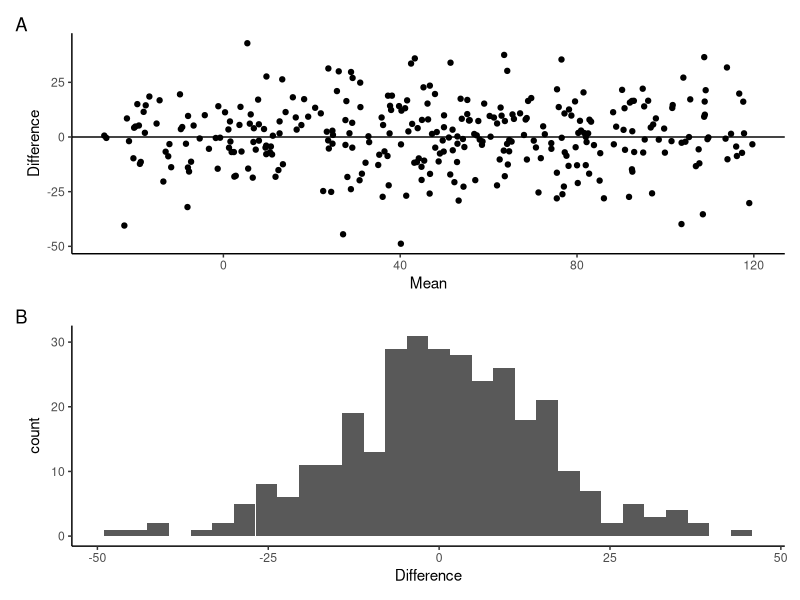
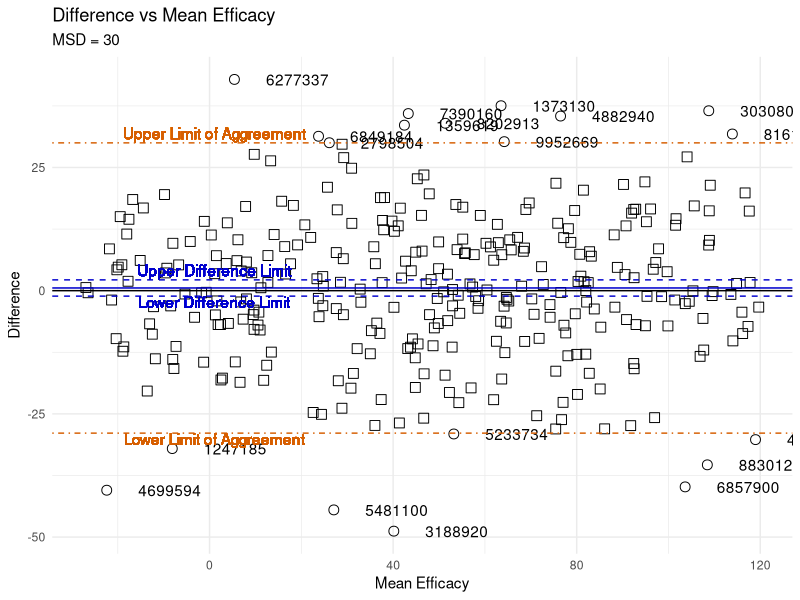
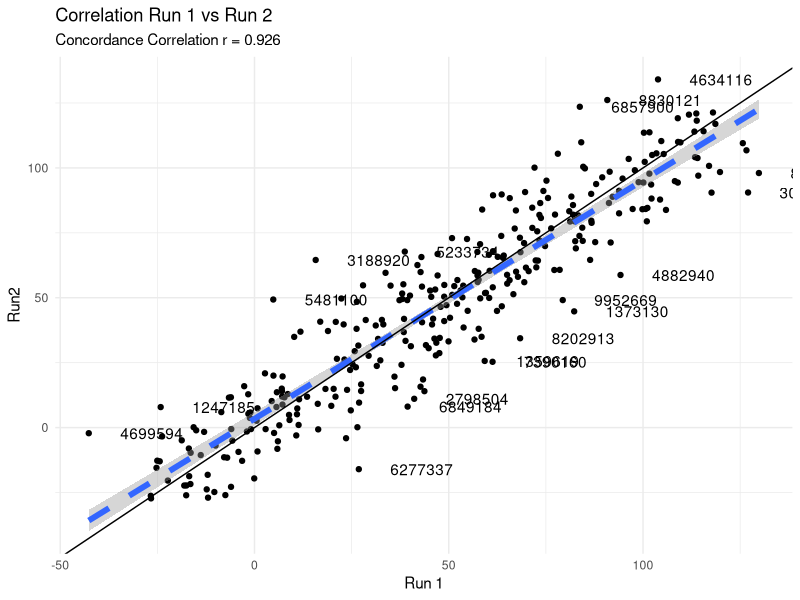

Recreate these plots in R, in order.
## ---- chunk 1

# Functionalized version of msx.R

library(tidyverse)
library(patchwork)

# Test data generation functions ---------------------------------------
set.seed(12252023) #For reproducible examples 

# Generate Potency test data for Replicate Experiment
msr_data <- function(SmplNum, TstMSR, Shift = 0) {
  
  TstSD <- log10(TstMSR) / (2 * sqrt(2))
  Sample <- sample(c(1000000 : 9999999), SmplNum)
  TrueMeas <- runif(SmplNum, -3, 3)
  ExpData <- map(TrueMeas, \(m) rnorm(2, m, TstSD))
  
  TstData <- tibble(Sample, ExpData) %>% 
    unnest_wider(col = ExpData, names_sep = '_') %>% 
    rename(Exp1 = ExpData_1, Exp2 = ExpData_2) %>% 
    mutate(Exp2 = Exp2 + Shift,
           across(-Sample, ~ 10 ^ .x))
}

# Generate Efficacy test data for Replicate Experiment
msd_data <- function(SmplNum, TstMSD, Shift = 0) {
  
  TstSD <- TstMSD /(2 * sqrt(2))
  Sample <- sample(c(1000000 : 9999999), SmplNum)
  TrueMeas <- runif(SmplNum, -20, 120)
  ExpData <- map(TrueMeas, \(m) rnorm(2, m, TstSD))
  
  TstData <- tibble(Sample, ExpData) %>% 
    unnest_wider(col = ExpData, names_sep = '_') %>% 
    rename(Exp1 = ExpData_1, Exp2 = ExpData_2) %>% 
    mutate(Exp2 = Exp2 + Shift)
}

# Generate inactive efficacy test data for Replicate Experiment
msd_inact <- function(SmplNum, TstMSD, Shift = 0) {
  
  TstSD <- TstMSD /(2 * sqrt(2))
  Sample <- sample(c(1000000 : 9999999), SmplNum)
  TrueMeas <- runif(SmplNum, -20, 20)
  ExpData <- map(TrueMeas, \(m) rnorm(2, m, TstSD))
  
  TstData <- tibble(Sample, ExpData) %>% 
    unnest_wider(col = ExpData, names_sep = '_') %>% 
    rename(Exp1 = ExpData_1, Exp2 = ExpData_2) %>% 
    mutate(Exp2 = Exp2 + Shift)
}

# Generate active efficacy test data for Replicate Experiment
msd_act <- function(SmplNum, TstMSD, Shift = 0) {
  
  TstSD <- TstMSD /(2 * sqrt(2))
  Sample <- sample(c(1000000 : 9999999), SmplNum)
  TrueMeas <- runif(SmplNum, 50, 120)
  ExpData <- map(TrueMeas, \(m) rnorm(2, m, TstSD))
  
  TstData <- tibble(Sample, ExpData) %>% 
    unnest_wider(col = ExpData, names_sep = '_') %>% 
    rename(Exp1 = ExpData_1, Exp2 = ExpData_2) %>% 
    mutate(Exp2 = Exp2 + Shift)
}

# Concordance Correlation V. Devanarayan --------------------------------
conc.corr <- function(x, y, alpha = 0.05)
{
  qval <- qnorm(1. - alpha/2.)
  N <- length(x)
  lm.xy <- lm(y ~ x)
  Intercept <- c(lm.xy$coeff[1.])
  Slope <- c(lm.xy$coeff[2.])
  A <- 2. * Slope * var(x)
  B <- var(y) + var(x)
  C <- (Intercept + (Slope - 1.) * (mean(x)))^2.
  rho <- A/(B + C)
  U <- (mean(x) - mean(y))^2./(sqrt(var(x)) * sqrt(var(y)))
  # cat("Zhat = ",Zhat,"\n")
  # cat("D=",D,"\n")
  # cat("E=",E,"\n")
  Zhat <- 0.5 * logb((1. + rho)/(1. - rho))
  D <- (4. * rho^3. * (1. - rho) * U)/(rho * (1. - rho^2.)^2.)
  E <- (2. * rho^4. * U^2.)/(rho^2. * (1. - rho^2.)^2.)
  # cat("var.Zhat=",var.Zhat,"\n")
  var.Zhat <- 1./(N - 2.) * (D - E)
  lowlim <- Zhat - qval * sqrt(var.Zhat)
  # cat(lowlim,upplim,"\n")
  # Now transform back:
  upplim <- Zhat + qval * sqrt(var.Zhat)
  lowlim <- (exp(2. * lowlim) - 1.)/(1. + exp(2. * lowlim))
  upplim <- (exp(2. * upplim) - 1.)/(1. + exp(2. * upplim))
  lowlim <- max(lowlim, -1.)
  upplim <- min(upplim, 1.)
  list(rho = rho, lowlim = lowlim, upplim = upplim)
}


# Replicate-Experiment Analysis Functions -------------------------------

# Summary Stats
repexp.stats <- function(df) {
  ConcCorr <- conc.corr(df$Exp1, df$Exp2)
  rho <- as.double(ConcCorr[1])  
  
  summarise(df,
            n = n(), 
            t = qt(0.975, n - 1),
            MeanDiff = mean(Difference),
            StdDev = sd(Difference),
            MSD = 2 * StdDev,
            UDL = MeanDiff + (t * StdDev/sqrt(n)),
            LDL = MeanDiff - (t * StdDev/sqrt(n)),
            ULSA = MeanDiff + (t * StdDev),
            LLSA = MeanDiff- (t * StdDev)) %>% 
    mutate(r = rho) %>% 
    select(-t, -StdDev)
}

#Mean Difference Plot
mdplot <- function(Data, Stats) {
  MSDLabel <- paste("MSD =", format(Stats$MSD, digits = 2))
  
  ggplot(Data, aes(x = Mean, y = Difference)) +
    geom_point(shape = Data$Outlier, size = 3) +
    geom_text(aes(label = Label), na.rm = TRUE, hjust = -.5) +
    geom_hline(yintercept = Stats$MeanDiff, color = "mediumblue") +
    geom_hline(yintercept = 0, color = "black") +
    geom_hline(yintercept = Stats$UDL, color = "mediumblue", linetype = "dashed") +
    geom_text(x = 1, y = Stats$UDL, label = "Upper Difference Limit", color = "mediumblue", vjust = -0.3) +
    geom_hline(yintercept = Stats$LDL, color = "mediumblue", linetype = "dashed") +
    geom_text(x = 1, y = Stats$LDL, label = "Lower Difference Limit", color = "mediumblue", vjust = 1) +
    geom_hline(yintercept = Stats$ULSA, color = "#D55E00", linetype = "dotdash") +
    geom_text(x = 1, y = Stats$ULSA, label = "Upper Limit of Aggreement", color = "#D55E00", vjust = -0.3) +
    geom_hline(yintercept = Stats$LLSA, color = "#D55E00", linetype = "dotdash") + 
    geom_text(x = 1, y = Stats$LLSA, label = "Lower Limit of Aggreement", color = "#D55E00", vjust = 1) +
    theme_minimal() +
    labs(title="Difference vs Mean Efficacy",
         subtitle = MSDLabel,
         x ="Mean Efficacy", y = "Difference")
}

# Mean Ratio Plot
mrplot <- function(Data, Stats) {
  MSRLabel <- paste("MSR =", Stats$MSR)
  
  ggplot(Data, aes(x =  GeometricMean, y = Ratio)) +
    geom_point(shape = Data$Outlier, size = 3) +
    geom_text(aes(label = Label), na.rm = TRUE, hjust = -.5) +
    geom_hline(yintercept = Stats$MeanRatio, color = "mediumblue") +
    geom_hline(yintercept = 1, color = "black") +
    geom_hline(yintercept = Stats$UDL, color = "mediumblue", linetype = "dashed") +
    geom_text(x = 1, y = Stats$UDL, label = "Upper Ratio Limit", color = "mediumblue", vjust = -0.3) +
    geom_hline(yintercept = Stats$LDL, color = "mediumblue", linetype = "dashed") +
    geom_text(x = 1, y = Stats$LDL, label = "Lower Ratio Limit", color = "mediumblue", vjust = 1) +
    geom_hline(yintercept = Stats$ULSA, color = "#D55E00", linetype = "dotdash") +
    geom_text(x = 1, y = Stats$ULSA, label = "Upper Limit of Aggreement", color = "#D55E00", vjust = -0.3) +
    geom_hline(yintercept = Stats$LLSA, color = "#D55E00", linetype = "dotdash") + 
    geom_text(x = 1, y = Stats$LLSA, label = "Lower Limit of Aggreement", color = "#D55E00", vjust = 1) +
    theme_minimal() +
    scale_x_continuous(trans='log10') + 
    scale_y_continuous(trans='log10') +
    labs(title="Potency Ratio vs Geometric Mean Potency",
         subtitle = MSRLabel,
         x ="Geometric Mean Potency", y = "Ratio")
}

# R1R2 Plot - Run1/Run2 with correlation.

r1r2plot <- function(Data, Stats) {
  ggplot(Data,aes(x = Exp1, y = Exp2)) +
    geom_point() +
    geom_text(aes(label = Label), na.rm = TRUE, hjust = -.5) +
    geom_smooth(method = "lm", se = TRUE, linetype = "dashed", linewidth = 2) +
    geom_abline(slope = 1) +
    labs(title = "Correlation Run 1 vs Run 2",
         subtitle = paste("Concordance Correlation r =", Stats$r),
         x = "Run 1",
         y = "Run2") +
    theme_minimal()
  
}

#Replicate-Experiment Efficacy --------------------------------------------

repexp.efficacy<- function(df) {
  
RepExp_Data <- df %>% 
    mutate(Mean = (Exp1 + Exp2) / 2,
           Difference = Exp1 - Exp2)
 
RepExp_Stats <- repexp.stats(RepExp_Data) %>% 
  mutate(across(-n, \(x) signif(x, digits = 3)))

# Flag data pairs with potential outliers (MeasDiff outside of limits of agreement)

RepExp_Data <- RepExp_Data %>% 
  mutate(Outlier = Difference > RepExp_Stats$ULSA | Difference < RepExp_Stats$LLSA,
         Label = if_else(Outlier, Sample, NA))

MeanDifferencePlot <- mdplot(RepExp_Data, RepExp_Stats)

R1R2CorrelationPlot <- r1r2plot(RepExp_Data,RepExp_Stats)

list(Data = RepExp_Data, Stats = RepExp_Stats, MDPlot = MeanDifferencePlot, CorrPlot = R1R2CorrelationPlot)
}

# Replicate-Experiment Potency -------------------------------

repexp.potency <- function(df) {
  
  RepExp_Data <- df %>% 
    mutate(across(-Sample, log10),
      Mean = (Exp1 + Exp2) / 2,
           Difference = Exp1 - Exp2)
  
  RepExp_Stats <- repexp.stats(RepExp_Data)
  
  # Flag data pairs with potential outliers (MeasDiff outside of limits of agreement)
  
  RepExp_Data <- RepExp_Data %>% 
    mutate(Outlier = Difference > RepExp_Stats$ULSA | Difference < RepExp_Stats$LLSA,
           Label = if_else(Outlier, Sample, NA),
           across(-c(1, 6, 7), ~10 ^ .x),
           across(-c(1, 6, 7),  \(x) signif(x, digits = 3))) %>% 
    rename(GeometricMean = Mean, Ratio = Difference)
  
  RepExp_Stats <- RepExp_Stats %>% 
    rename(MSR = MSD,
           MeanRatio = MeanDiff) %>% 
    mutate(across(-c(1, 8), ~10 ^ .x),
           across(-c(1), \(x) signif(x, digits = 3)))
  
  MeanRatioPlot <- mrplot(RepExp_Data, RepExp_Stats)
  
  R1R2CorrelationPlot <- r1r2plot(RepExp_Data,RepExp_Stats) +
    scale_x_continuous(trans='log10') + 
    scale_y_continuous(trans='log10')
  
  list(Data = RepExp_Data, Stats = RepExp_Stats, MRPlot = MeanRatioPlot, CorrPlot = R1R2CorrelationPlot)
}
  


## ---- chunk 2

Efficacy320Data <- msd_data(SmplNum = 320, TstMSD = 30)
Efficacy320MSD <- repexp.efficacy(Efficacy320Data)
Efficacy320Data
## ---- chunk 3
MSD320Calc <- Efficacy320MSD$Data %>% 
  select(1:5)
MSD320Calc

MDPlot <- ggplot(MSD320Calc, aes(x = Mean, y = Difference)) +
  geom_point() +
  geom_hline(yintercept = 0) +
  theme_classic()

DiffDist <- ggplot(MSD320Calc, aes(x = Difference)) +
  geom_histogram() +
  theme_classic()

MSD320Plots <- MDPlot / DiffDist + plot_annotation(tag_levels = 'A')
MSD320Plots
## ---- chunk 4

Efficacy320MSD$Stats
Efficacy320MSD$MDPlot
## ---- chunk 5
Efficacy320MSD$CorrPlot
## ---- chunk 6
Data <- Efficacy320MSD$Data %>% 
  arrange(Label) %>% 
  select(-Label)
Data
